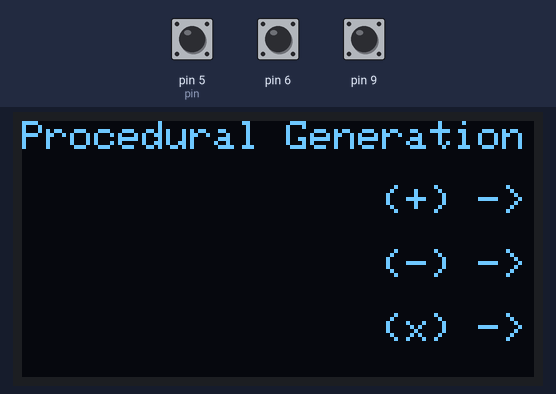
A sketch run on a simulated Arduino Uno, built with avr-gcc and run on an emulated ATmega328P. On the bench: 128×64 one-colour display. The inputs (shaded band) are chosen by the test bench; at power-on: pin 5 (pin) HIGH, pin 9 HIGH, pin 6 HIGH. Random numbers use the default seed unless the sketch sets one.

Above: at 1.2 s.
1.3 s: pin 5 (pin) pulled LOW for 0.15 s
At 1.7 s:
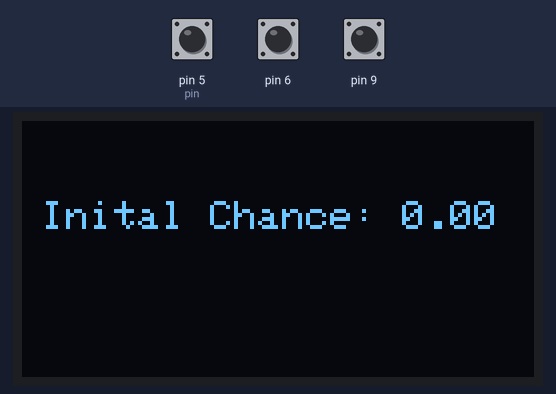
2.9 s: pin 9 pulled LOW for 0.15 s
At 3.7 s:
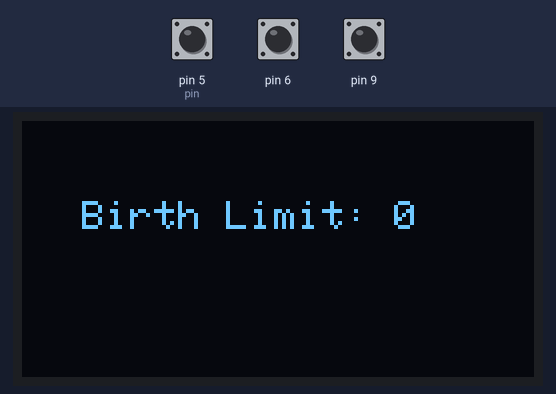
4.5 s: pin 9 pulled LOW for 1 s
At 5.4 s:
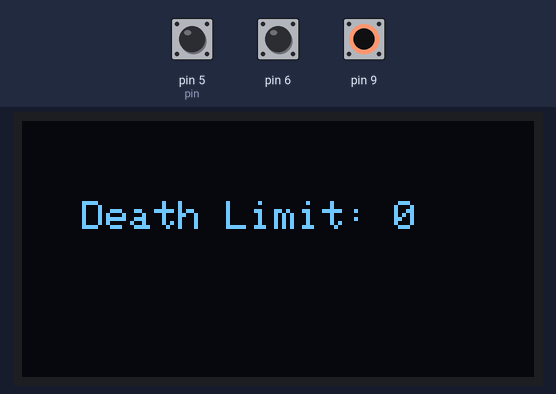
7.0 s: pin 9 pulled LOW for 0.15 s
At 7.5 s:
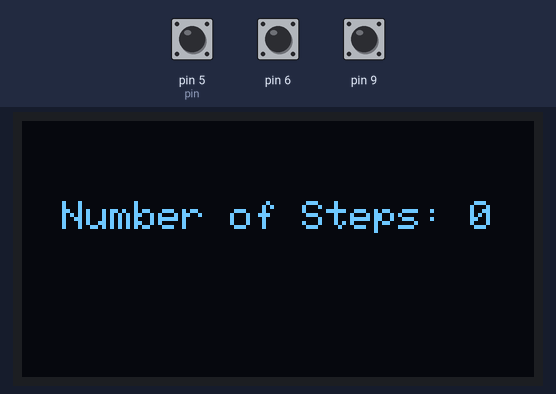
8.6 s: pin 9 pulled LOW for 3.2 s
At 24.2 s:
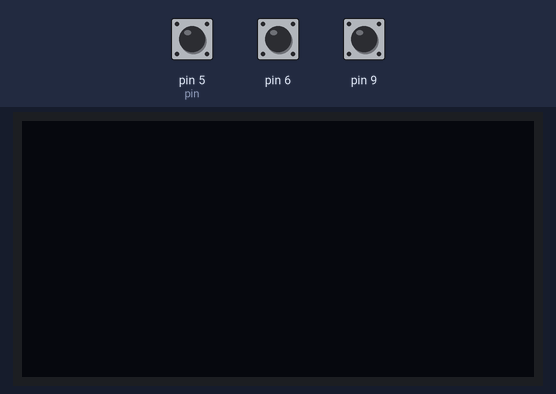
Timing chart, 0 to 25.0 s (numbered marks = the images above; inputs shaded):
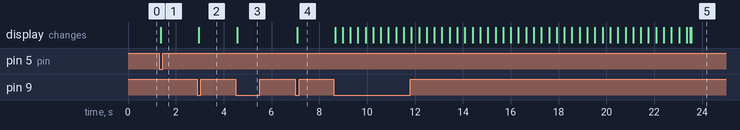

The sketch:

ProceduralGeneration.ino
```cpp
#include <math.h>
#include <SPI.h>
#include <Wire.h>
#include <Adafruit_GFX.h>
#include <Adafruit_SSD1306.h>

#define SCREEN_WIDTH 128 // OLED display width, in pixels
#define SCREEN_HEIGHT 64 // OLED display height, in pixels

#define OLED_RESET LED_BUILTIN
Adafruit_SSD1306 display(SCREEN_WIDTH, SCREEN_HEIGHT, &Wire, OLED_RESET);

#define SSD1306_LCDHEIGHT 64

#if (SSD1306_LCDHEIGHT != 64)
#error("Height incorrect, please fix Adafruit_SSD1306.h!");
#endif

int simState = 0;
int settingsState = 0;

const int mW = 32;
const int mH = 16;

typedef struct{
  bool m[mW][mH];
}Map;

typedef struct{
  int state, prev, pin;
}Button;

Button b1, b2, b3;

float iChance = 0;
int bLimit = 0;
int dLimit = 0;
int nSteps = 0;

int seed;

Map gMap;

void setup() {
  Serial.begin(9600);

  //Display Setup
  display.begin(SSD1306_SWITCHCAPVCC, 0x3C);
  display.setTextSize(1);
  display.setTextColor(WHITE);
  display.setCursor(0,0);

  b1.pin = 5;
  b2.pin = 6;
  b3.pin = 9;

  //Pin Setup
  pinMode(b1.pin, INPUT_PULLUP);
  pinMode(b2.pin, INPUT_PULLUP);
  pinMode(b3.pin, INPUT_PULLUP);
}

void MenuHandler(){
  CheckButtons();

  display.clearDisplay();

  if(IsPressed(b1) || IsPressed(b2) || IsPressed(b3)){
    simState++;
  }

  display.setCursor(0,0);
  display.println("Procedural Generation");
  display.setCursor(90,16);
  display.println("(+) ->");
  display.setCursor(90,32);
  display.println("(-) ->");
  display.setCursor(90,48);
  display.println("(x) ->");
  display.display();
}

void ResetState(Button &b){
  if(b.state == 1 && b.prev == 1){
    b.prev = 0;
  }
}

bool IsPressed(Button &b){
  if(b.state != 1 && b.prev == 0){
     b.prev = 1;
    return true;
  }
  return false;
}

void CheckButtons(){
  b1.state = digitalRead(b1.pin);
  ResetState(b1);
  b2.state = digitalRead(b2.pin);
  ResetState(b2);
  b3.state = digitalRead(b3.pin);
  ResetState(b3);
}

int countNeighbors(Map map, int x, int y){
    int count = 0;
    for(int i=-1; i<2; i++){
        for(int j=-1; j<2; j++){
            int neighbor_x = x+i;
            int neighbor_y = y+j;
            //If we're looking at the middle point
            if(i == 0 && j == 0){
                //Do nothing, we don't want to add ourselves in!
            }
            //In case the index we're looking at it off the edge of the map
            else if(neighbor_x < 0 || neighbor_y < 0 || neighbor_x >= mW || neighbor_y >= mH){
                count = count + 1;
            }
            //Otherwise, a normal check of the neighbour
            else if(map.m[neighbor_x][neighbor_y]){
                count = count + 1;
            }
        }
    }
    return count;
}

void SimulateStep(){
    Map oldMap = gMap;
    for(int x=0; x<mW; x++){
        for(int y=0; y<mH; y++){
            int nbs = countNeighbors(oldMap, x, y);
            //The new value is based on our simulation rules
            //First, if a cell is alive but has too few neighbours, kill it.
            if(oldMap.m[x][y]){
                if(nbs < dLimit){
                    gMap.m[x][y] = false;
                }
                else{
                    gMap.m[x][y] = true;
                }
            } //Otherwise, if the cell is dead now, check if it has the right number of neighbours to be 'born'
            else{
                if(nbs > bLimit){
                    gMap.m[x][y] = true;
                }
                else{
                    gMap.m[x][y] = false;
                }
            }
        }
    }
}

void GenerateMap(){
  srand(millis());
  seed = millis();
  for(int i = 0; i < mW; i++){
    for(int j = 0; j < mH; j++){
      if(((rand() % 100) + 1) < (iChance * 100)){
        gMap.m[i][j] = true;
      }
      else{
        gMap.m[i][j] = false;
      }

      float percent =((float)(i*mH)+(j+1))/(((float)(mH*mW))/100.0f);
      display.clearDisplay();
      display.setCursor(22,20);
      display.println("Generating Map");

      display.setCursor(43,30);
      display.print(percent);
      display.println("%");

      display.display();
    }
  }

  for(int i = 0; i < nSteps; i++){
    SimulateStep();
  }
}

void SettingsInHandler(){
  CheckButtons();

  display.clearDisplay();

  if(settingsState == 0){
      if(IsPressed(b1)){
        iChance += 0.1f;
        if(iChance > 0.9f){
          iChance = 0.9f;
        }
      }
      if(IsPressed(b2)){
        iChance -= 0.1f;
        if(iChance < 0){
          iChance = 0;
        }
      }
      if(IsPressed(b3)){
        settingsState++;
      }
      display.setCursor(5,20);
      display.println((String)"Inital Chance: "+iChance);
  }
  else if(settingsState == 1){
      if(IsPressed(b1)){
        bLimit++;
      }
      if(IsPressed(b2)){
        bLimit--;
      }
      if(IsPressed(b3)){
        settingsState++;
      }
      display.setCursor(15,20);
      display.println((String)"Birth Limit: "+bLimit);
  }
  else if(settingsState == 2){
      if(IsPressed(b1)){
        dLimit++;
      }
      if(IsPressed(b2)){
        dLimit--;
      }
      if(IsPressed(b3)){
        settingsState++;
      }
      display.setCursor(15,20);
      display.println((String)"Death Limit: "+dLimit);
  }
  else if(settingsState == 3){
      if(IsPressed(b1)){
        nSteps++;
      }
      if(IsPressed(b2)){
        nSteps--;
      }
      if(IsPressed(b3)){
        settingsState++;
      }
      display.setCursor(10,20);
      display.println((String)"Number of Steps: "+ nSteps);
  }
  else if(settingsState == 4){
      simState++;
      settingsState = 0;
      GenerateMap();
  }

  display.display();
}

void ViewHandler(){
  display.clearDisplay();
  for(int i = 0; i < mW; i++){
    for(int j = 0; j < mH; j++){
      if(gMap.m[i][j] == true){
        display.drawRect(i*(128/mW), j*(64/mH), 128/mW, 64/mH, SSD1306_WHITE);
      }
    }
  }

  CheckButtons();
  if(IsPressed(b1) || IsPressed(b2) || IsPressed(b3)){
    simState++;
  }

  display.display();
}

void SeedViewer(){
  display.clearDisplay();
  display.setCursor(45,0);
  display.println("Seed");
  display.setCursor(18,25);
  display.setTextSize(1);
  display.print(seed);
  display.print(".");
  display.print(int(iChance*100));
  display.print(".");
  display.print(bLimit);
  display.print(".");
  display.print(dLimit);
  display.print(".");
  display.println (nSteps);
  display.display();

  CheckButtons();
  if(IsPressed(b1) || IsPressed(b2) || IsPressed(b3)){
    simState = 0;
    iChance = 0;
    bLimit = 0;
    dLimit = 0;
    nSteps = 0;
  }
}

void loop() {
  if(simState == 0){
    //Menu
    MenuHandler();
  }
  else if(simState == 1){
    //Setup
    SettingsInHandler();
  }
  else if(simState == 2){
    //View
    ViewHandler();
  }
  else if(simState == 3){
    SeedViewer();
  }
}
```

Measured:
- after the input at 1.3 s, the display: changes after 0.07 s (image 1)
- after the input at 2.9 s, the display: changes after 0.06 s (image 2)
- after the input at 4.5 s, the display: changes after 0.07 s (image 3)
- after the input at 7.0 s, the display: changes after 0.07 s (image 4)
- after the input at 8.6 s, the display: first changes after 0.06 s (image 5 shows a later state)
